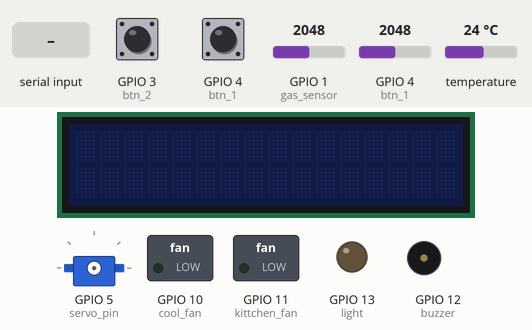
The sketch below on a simulated ESP32-S3. On the bench: 16×2 character LCD, servo, switched loads named in the sketch (green lamp = pin HIGH), output pins drawn as LEDs (lit = HIGH), buzzer (waves = sounding, pin HIGH). Inputs (shaded band) come from the test bench; at power-on: temperature 24 °C, GPIO 1 (gas_sensor) = 2048, GPIO 3 (btn_2) LOW, GPIO 4 (btn_1) LOW, GPIO 4 (btn_1) = 2048. What the sketch prints to the serial monitor is not drawn.

Above: at 0.8 s.
0.9 s: "+" received over the second serial link
At 1.9 s:
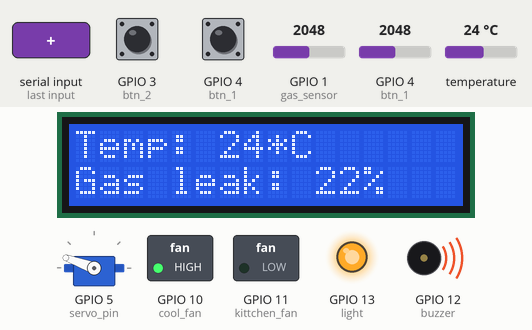
2.5 s: temperature set to 3 °C
At 3.0 s:
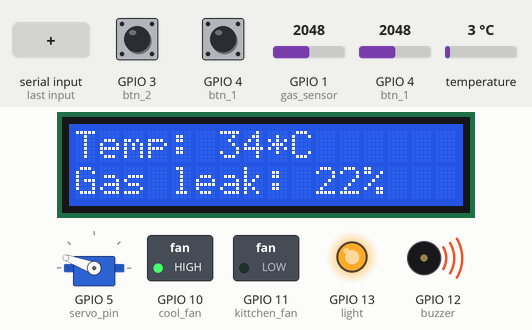
5.5 s: GPIO 1 (gas_sensor) set to 297
At 6.1 s:
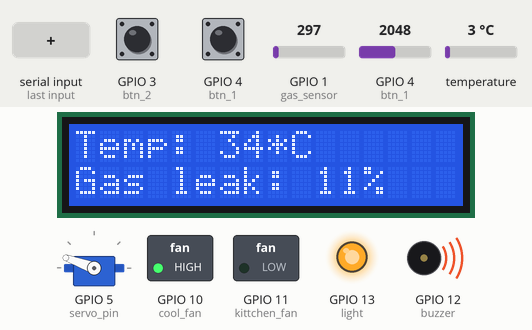
7.0 s: GPIO 1 (gas_sensor) set to 267
At 8.2 s:
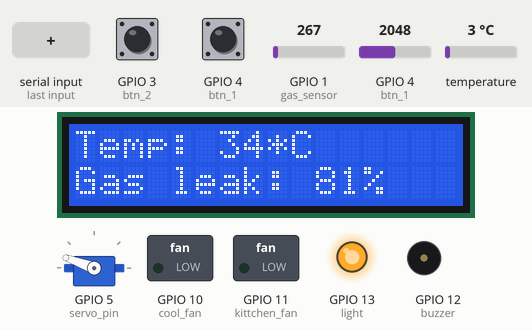
8.5 s: GPIO 1 (gas_sensor) set to 413
At 9.7 s:
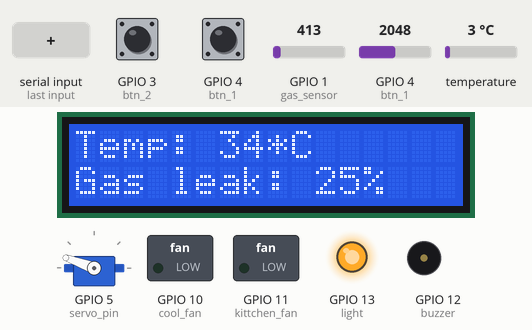
10.0 s: GPIO 1 (gas_sensor) set to 488
At 11.0 s:
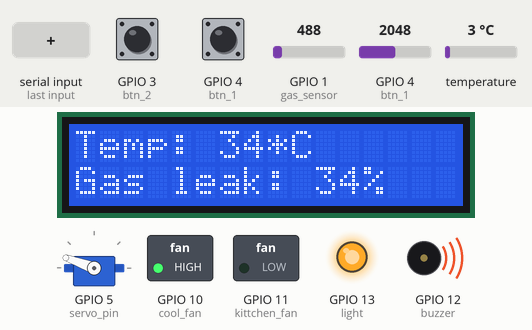
Timing chart, 0 to 12.5 s (numbered marks = the images above; inputs shaded):
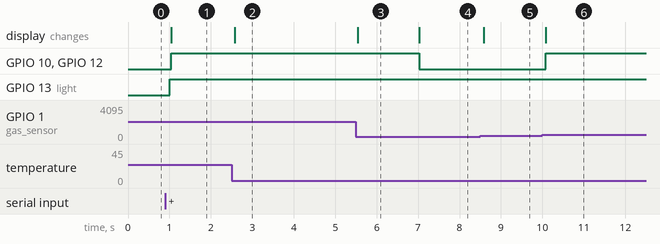

Measured:
- the behaviour switches between 283 and 282 on GPIO 1 (gas_sensor) (found by bisection; images 3 and 4)
- the behaviour switches between 455 and 456 on GPIO 1 (gas_sensor) (found by bisection; images 5 and 6)
- after the input at 0.9 s, GPIO 10 (cool_fan), GPIO 12 (buzzer): LOW → HIGH after 0.15 s; GPIO 13 (light): LOW → HIGH after 0.11 s; the display: changes after 0.15 s (image 1)
- after the input at 2.5 s, the display: changes after 0.08 s (image 2)
- after the input at 5.5 s, the display: changes at once (image 3)
- after the input at 7.0 s, GPIO 10 (cool_fan), GPIO 12 (buzzer): HIGH → LOW at once; the display: changes at once (image 4)
- after the input at 8.5 s, the display: changes after 0.08 s (image 5)
- after the input at 10.0 s, GPIO 10 (cool_fan), GPIO 12 (buzzer): LOW → HIGH after 0.08 s; the display: changes after 0.08 s (image 6)

The sketch:

arduino.ino
```cpp
#include <Servo.h>
#include <OneWire.h>
#include "pinAndDevices.h"
#include <SoftwareSerial.h>
#include <Arduino_FreeRTOS.h>
#include <DallasTemperature.h>
#include <LiquidCrystal_I2C.h>

Servo window;              // Servo object
SoftwareSerial ESP(7, 8);  // RX, TX
OneWire oneWire(temp_sensor);
LiquidCrystal_I2C screen(0x27, 16, 02);
DallasTemperature temperature(&oneWire);

// Avaiables to save value of temperature and gas leak
int temp_value = 0, gas_value = 0;
bool windowOpened = false, ledState = false, warningOn = false, kittchenFanOn = false;

void pin_mode();           // Config pin
void door(bool state);     // Close or open the window
void warning(bool state);  // Turn warning system ON or OFF

void TaskWarning(void *pv);        // Check gas leak value and turn warning system ON or OFF
void TaskScreenUpdate(void *pv);   // Show information about temperature and gas leak value
void TaskManualControl(void *pv);  // Control LED, window or kittchen fan with sensor or manual switch

/**************************** Main *******************************/
void setup() {
  pin_mode();
  ESP.begin(115200);
  Serial.begin(9600);

  bool s = false;
  char start;
  while (!s) {
    if (ESP.available()) start = ESP.read();
    if (start == '+') s = true;
  }

  // Set up FreeRTOS tasks
  Serial.println("Creating tasks...");
  xTaskCreate(TaskScreenUpdate, "Screen Update", 128, NULL, 2, NULL);
  xTaskCreate(TaskManualControl, "Manual Control", 64, NULL, 1, NULL);
  xTaskCreate(TaskWarning, "Warning system", 128, NULL, 1, NULL);
  Serial.println("Successful!");

  // Start FreeRTOS scheduler
  vTaskStartScheduler();
  Serial.println("Start tasks!");
}
void loop() {}  // FreeRTOS run

/******************** Contribute functions ***********************/
void pin_mode() {
  for (int port = 2; port <= 4; port++) pinMode(port, INPUT);
  for (int port = 10; port <= 13; port++) pinMode(port, OUTPUT);

  pinMode(5, OUTPUT);
  pinMode(gas_sensor, INPUT);
  pinMode(sound_sensor, INPUT);
  pinMode(pir_sensor, INPUT);
}
void warning(bool state) {  // False turn ON, true turn OFF
  if (state) {
    digitalWrite(cool_fan, 1);  // Fan ON
    digitalWrite(buzzer, 1);    // Alarm ON
  } else {
    digitalWrite(cool_fan, 0);  // Fan OFF
    digitalWrite(buzzer, 0);    // Alarm OFF
  }
}
void door(bool state) {  // False to close, true to open
  if (state) {
    window.attach(servo_pin);
    window.write(160);
    delay(110);
    window.detach();
  } else if (!state) {
    window.attach(servo_pin);
    window.write(0);
    delay(100);
    window.detach();
  }
}

/**************************** Tasks ******************************/
void TaskManualControl(void *pv) {
  while (1) {
    // Check sound sensor
    // if (analogRead(sound_sensor) > 800) {
    //   if (ledState) {
    //     ESP.println('d');
    //     digitalWrite(light, 0);
    //     ledState = false;
    //   } else {
    //     ESP.println('c');
    //     digitalWrite(light, 1);
    //     ledState = true;
    //   }
    // }
    // Check pir sensor
    if (analogRead(pir_sensor) > 300 && !ledState) {
      ESP.println('c');
      digitalWrite(light, 1);
    }
    // Button 1 - led
    if (digitalRead(btn_1)) {
      if (!ledState) {
        ESP.println('c');
        ledState = true;
        digitalWrite(light, 1);
      } else {
        ESP.println('d');
        ledState = false;
        digitalWrite(light, 0);
      }
      while (digitalRead(btn_1)) {}  // Do nothing when hold button
    }
    // Button 2 - window
    if (digitalRead(btn_2)) {
      if (!windowOpened) {
        ESP.println('a');
        door(true);
        windowOpened = true;
      } else {
        ESP.println('b');
        door(false);
        windowOpened = false;
      }
      while (digitalRead(btn_2)) {}  // Do nothing when hold button
    }
    // Button 3 - kittchen fan
    if (digitalRead(btn_3)) {
      if (!kittchenFanOn) {
        digitalWrite(kittchen_fan, 1);
        kittchenFanOn = true;
      } else {
        digitalWrite(kittchen_fan, 0);
        kittchenFanOn = false;
      }
      while (digitalRead(btn_3)) {}  // Do nothing of hold button
    }

    /* Execute command from Blynk */
    if (ESP.available()) {
      char command = ESP.read();

      switch (command) {
        case 'a':  // Open window
          if (!windowOpened) {
            door(true);
            windowOpened = true;
          }
          break;
        case 'b':  // Close window
          if (windowOpened) {
            door(false);
            windowOpened = false;
          }
          break;
        case 'c':  // Turn light ON
          if (!ledState) {
            digitalWrite(light, 1);
            ledState = true;
          }
          break;
        case 'd':  // Turn light OFF
          if (ledState) {
            digitalWrite(light, 0);
            ledState = false;
          }
          break;
        default:
          break;
      }
    }

    vTaskDelay(100 / portTICK_PERIOD_MS);
  }
}
void TaskWarning(void *pv) {
  temperature.begin();

  while (1) {
    gas_value = map(analogRead(gas_sensor), 200, 1024, 0, 100);
    temp_value = temperature.getTempCByIndex(0);

    // Check gas sensor, if leak turn on warning system, open window
    if (gas_value > 30 || temp_value > 50) {
      if (!warningOn) {
        warning(true);
        warningOn = true;
      }
      if (!windowOpened) {
        door(true);
        windowOpened = true;
      }
    } else if (gas_value < 10 && temp_value < 50 && warningOn) {
      warning(false);
      warningOn = false;
    }
    vTaskDelay(50 / portTICK_PERIOD_MS);
  }
}
void TaskScreenUpdate(void *pv) {
  // Init and display screen
  screen.init();
  screen.backlight();
  screen.clear();

  // Display temperature
  screen.setCursor(0, 0);
  screen.print("Temp: ");

  // Display gas leak value
  screen.setCursor(0, 1);
  screen.print("Gas leak: ");

  // Begin sensor
  temperature.begin();

  while (1) {
    temp_value = temperature.getTempCByIndex(0);
    gas_value = map(analogRead(gas_sensor), 200, 1024, 0, 100);
    if (gas_value < 0) gas_value = 0;

    screen.setCursor(6, 0);
    screen.print(temp_value);
    screen.setCursor(8, 0);
    screen.print("*C");
    screen.setCursor(10, 1);
    screen.print(gas_value);
    screen.setCursor(12, 1);
    screen.print("%");

    vTaskDelay(50 / portTICK_PERIOD_MS);
  }
}
```

pinAndDevices.h
```cpp
/* Devices name and pins */
#define btn_1 4
#define btn_2 3
#define btn_3 2

#define pir_sensor A3
#define gas_sensor A0
#define temp_sensor A1
#define sound_sensor A2

#define servo_pin 5
#define light 13
#define buzzer 12
#define cool_fan 10
#define kittchen_fan 11
```
